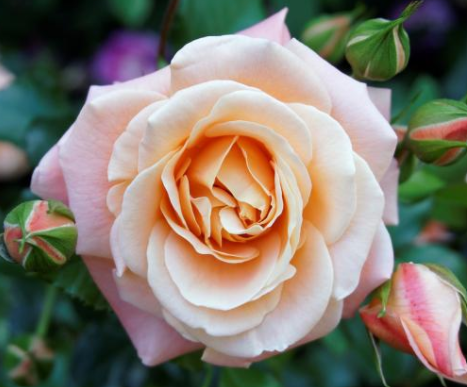
%> input picture rose.png, 467 x 387 px
$ octave ex2.m   (GNU Octave 9; MATLAB toolbox functions it lacks are replaced by stand-ins)
%> lines starting %> are read from the running program, lines starting %| are printed output that depends on the picture
clc;clear;
a=imread('rose.png');
%> a is the input picture: size 387x467x3 uint8; mean R, G, B 129.1, 121.4, 108.6
R=a(:,:,1);
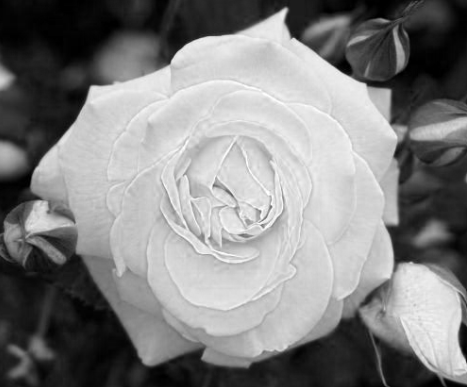
%> R: size 387x467 uint8; min 0, max 255, mean 129.1
G=a(:,:,2);
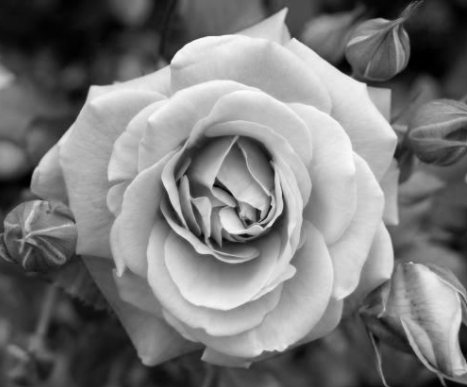
%> G: size 387x467 uint8; min 0, max 253, mean 121.4
B=a(:,:,3);
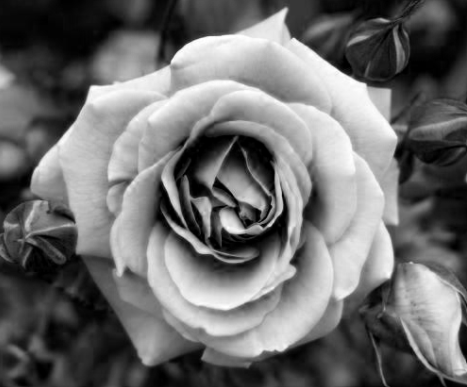
%> B: size 387x467 uint8; min 0, max 255, mean 108.6
R = imnoise(R,'salt & pepper', 0.12);
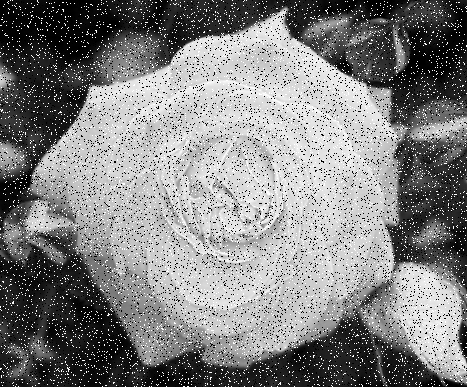
%> R: size 387x467 uint8; min 0, max 255, mean 128.8
G = imnoise(G,'salt & pepper', 0.12);
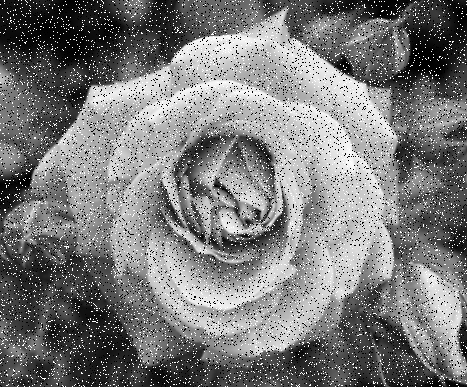
%> G: size 387x467 uint8; min 0, max 255, mean 122.2
B = imnoise(B,'salt & pepper', 0.12);
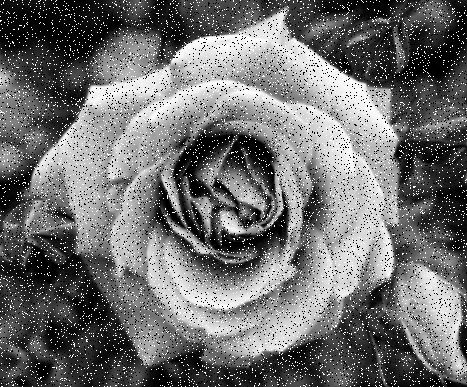
%> B: size 387x467 uint8; min 0, max 255, mean 111
NoisyImage(:,:,1)=R;
NoisyImage(:,:,2)=G;
NoisyImage(:,:,3)=B;
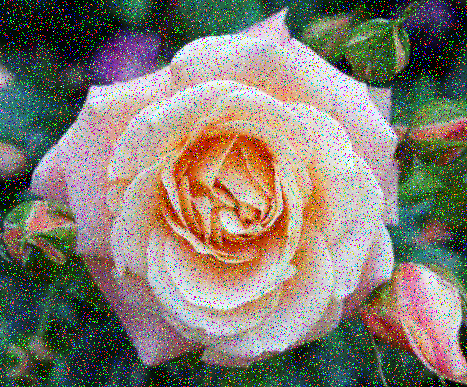
%> NoisyImage: size 387x467x3 uint8; mean R, G, B 128.8, 122.2, 111
imwrite(NoisyImage,'noisy.png');
figure;imshow(NoisyImage);
